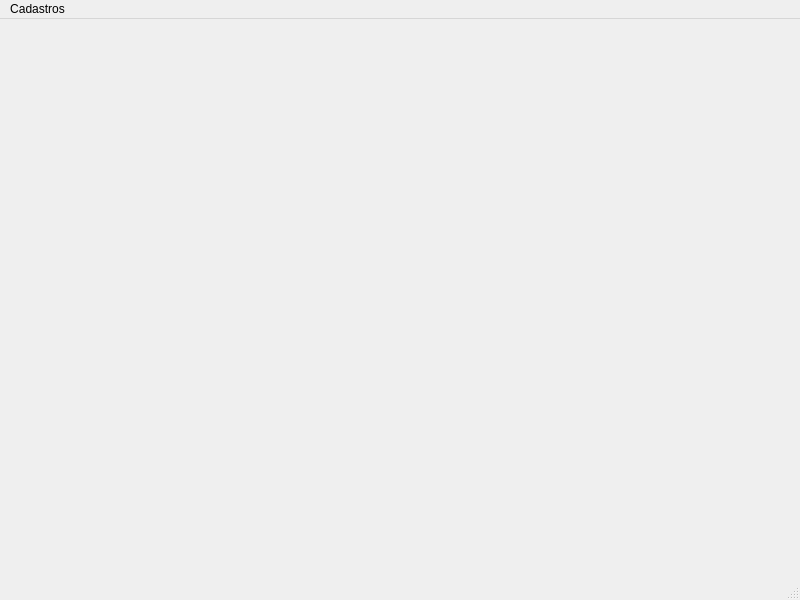
<?xml version="1.0" encoding="UTF-8"?>
<ui version="4.0">
 <class>MainWindow</class>
 <widget class="QMainWindow" name="MainWindow">
  <property name="geometry">
   <rect>
    <x>0</x>
    <y>0</y>
    <width>800</width>
    <height>600</height>
   </rect>
  </property>
  <property name="windowTitle">
   <string>Odonto</string>
  </property>
  <widget class="QWidget" name="centralwidget"/>
  <widget class="QMenuBar" name="menubar">
   <property name="geometry">
    <rect>
     <x>0</x>
     <y>0</y>
     <width>800</width>
     <height>22</height>
    </rect>
   </property>
   <widget class="QMenu" name="menuCadastros">
    <property name="title">
     <string>Cadastros</string>
    </property>
    <addaction name="actionIndica_es"/>
   </widget>
   <addaction name="menuCadastros"/>
  </widget>
  <widget class="QStatusBar" name="statusbar"/>
  <action name="actionIndica_es">
   <property name="text">
    <string>Indicações</string>
   </property>
  </action>
 </widget>
 <resources/>
 <connections/>
</ui>
